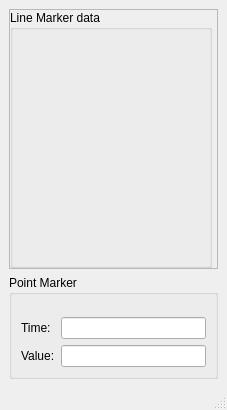
<?xml version="1.0" encoding="UTF-8"?>
<ui version="4.0">
 <class>MainWindow</class>
 <widget class="QMainWindow" name="MainWindow">
  <property name="geometry">
   <rect>
    <x>0</x>
    <y>0</y>
    <width>227</width>
    <height>410</height>
   </rect>
  </property>
  <property name="windowTitle">
   <string>MainWindow</string>
  </property>
  <widget class="QWidget" name="centralwidget">
   <layout class="QVBoxLayout" name="verticalLayout">
    <item>
     <widget class="QScrollArea" name="scrollArea">
      <property name="widgetResizable">
       <bool>true</bool>
      </property>
      <widget class="QWidget" name="scrollAreaWidgetContents">
       <property name="geometry">
        <rect>
         <x>0</x>
         <y>0</y>
         <width>203</width>
         <height>226</height>
        </rect>
       </property>
       <layout class="QHBoxLayout" name="horizontalLayout">
        <property name="leftMargin">
         <number>0</number>
        </property>
        <property name="topMargin">
         <number>0</number>
        </property>
        <property name="rightMargin">
         <number>5</number>
        </property>
        <property name="bottomMargin">
         <number>0</number>
        </property>
        <item>
         <widget class="QGroupBox" name="markerInfoGroupBox">
          <property name="title">
           <string>Line Marker data</string>
          </property>
          <layout class="QFormLayout" name="markerInfoLayout">
           <property name="topMargin">
            <number>22</number>
           </property>
          </layout>
         </widget>
        </item>
       </layout>
      </widget>
     </widget>
    </item>
    <item>
     <widget class="QGroupBox" name="groupBox">
      <property name="title">
       <string>Point Marker</string>
      </property>
      <layout class="QFormLayout" name="formLayout">
       <property name="topMargin">
        <number>22</number>
       </property>
       <item row="0" column="0">
        <widget class="QLabel" name="label">
         <property name="text">
          <string>Time:</string>
         </property>
        </widget>
       </item>
       <item row="1" column="0">
        <widget class="QLabel" name="label_2">
         <property name="text">
          <string>Value:</string>
         </property>
        </widget>
       </item>
       <item row="0" column="1">
        <widget class="QLineEdit" name="timeLineEdit">
         <property name="readOnly">
          <bool>true</bool>
         </property>
        </widget>
       </item>
       <item row="1" column="1">
        <widget class="QLineEdit" name="valLineEdit">
         <property name="readOnly">
          <bool>true</bool>
         </property>
        </widget>
       </item>
      </layout>
     </widget>
    </item>
   </layout>
  </widget>
  <widget class="QMenuBar" name="menubar">
   <property name="geometry">
    <rect>
     <x>0</x>
     <y>0</y>
     <width>227</width>
     <height>26</height>
    </rect>
   </property>
  </widget>
  <widget class="QStatusBar" name="statusbar"/>
 </widget>
 <resources/>
 <connections/>
</ui>
